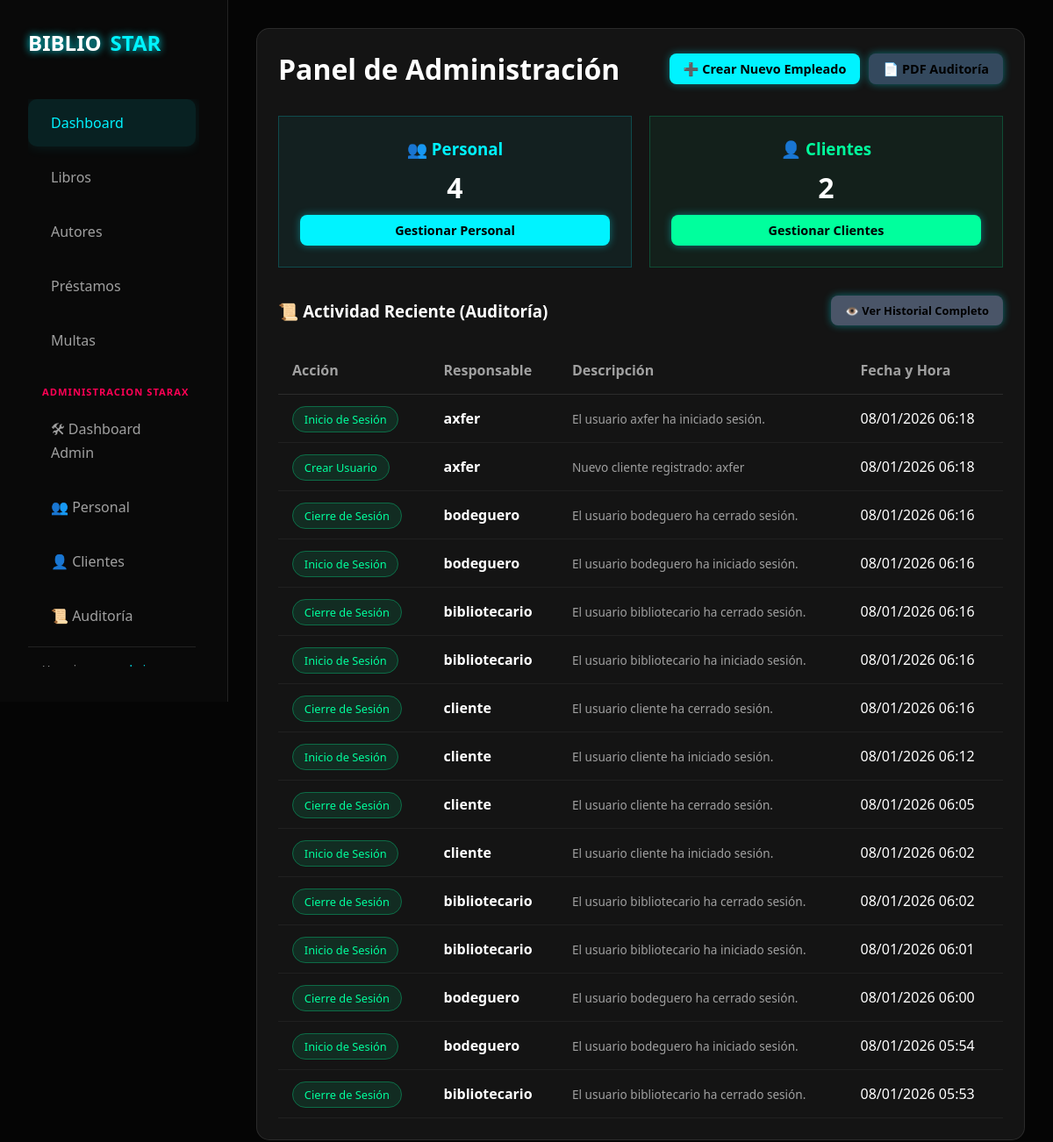
Screenshot of /admin_panel/ (signed in) with the database file from the repository.
### gestion/models.py (models this page shows, shortened)
class RegistroAuditoria(models.Model):
    ACCIONES = (
        ('crear_prestamo', 'Crear Préstamo'),
        ('finalizar_prestamo', 'Finalizar Préstamo'),
        ('renovar_prestamo', 'Renovar Préstamo'),
        ('pagar_multa', 'Pagar Multa'),
        ('crear_libro', 'Crear Libro'),
        ('crear_autor', 'Crear Autor'),
        ('crear_usuario', 'Crear Usuario'),
        ('inicio_sesion', 'Inicio de Sesión'),
        ('cierre_sesion', 'Cierre de Sesión'),
    )
    usuario = models.ForeignKey(settings.AUTH_USER_MODEL, on_delete=models.SET_NULL, null=True, related_name='acciones_realizadas')
    accion = models.CharField(max_length=50, choices=ACCIONES)
    descripcion = models.TextField()
    fecha_hora = models.DateTimeField(default=timezone.now)
    ip_address = models.GenericIPAddressField(null=True, blank=True)
    prestamo_id = models.IntegerField(null=True, blank=True)
    multa_id = models.IntegerField(null=True, blank=True)
    libro_id = models.IntegerField(null=True, blank=True)
    class Meta:
        ordering = ['-fecha_hora']

### gestion/views.py (the view)
# urls.py: path('admin_panel/', panel_administracion, name="panel_administracion"),
@user_passes_test(es_admin)
@login_required
def panel_administracion(request):
    audit_logs = RegistroAuditoria.objects.all().order_by('-fecha_hora')[:15]
    total_personal = User.objects.exclude(groups__name='Cliente').count()
    total_clientes = User.objects.filter(groups__name='Cliente').count()
    context = {
        'audit_logs': audit_logs,
        'total_personal': total_personal,
        'total_clientes': total_clientes,
    }
    return render(request, 'admin_panel.html', context)

### gestion/views.py (called while the page is built)
def es_admin(user):
    return user.is_superuser or user.groups.filter(name='Administrador').exists()

### gestion/templates/admin_panel.html
{% extends "index.html" %}
{% block contenido %}
<section class="recent-section">
    <div class="section-header">
        <h2>Panel de Administración</h2>
        <div style="display: flex; gap: 10px;">
            <a href="{% url 'crear_empleado' %}" class="btn-add">➕ Crear Nuevo Empleado</a>
            <a href="{% url 'reporte_auditoria_pdf' %}" class="btn-add" style="background: #34495e;">📄 PDF
                Auditoría</a>
        </div>
    </div>
    <div style="display: grid; grid-template-columns: repeat(auto-fit, minmax(200px, 1fr)); gap: 20px; margin: 2rem 0;">
        <div class="card"
            style="padding: 1.5rem; text-align: center; border: 1px solid rgba(0, 243, 255, 0.2); background: rgba(0, 243, 255, 0.05);">
            <h3 style="color: var(--neon-blue);">👥 Personal</h3>
            <p style="font-size: 2rem; font-weight: bold; margin: 10px 0;">{{ total_personal }}</p>
            <a href="{% url 'lista_personal' %}" class="btn-add" style="width: 100%; display: block;">Gestionar
                Personal</a>
        </div>
        <div class="card"
            style="padding: 1.5rem; text-align: center; border: 1px solid rgba(0, 255, 157, 0.2); background: rgba(0, 255, 157, 0.05);">
            <h3 style="color: var(--neon-green);">👤 Clientes</h3>
            <p style="font-size: 2rem; font-weight: bold; margin: 10px 0;">{{ total_clientes }}</p>
            <a href="{% url 'lista_clientes' %}" class="btn-add"
                style="width: 100%; display: block; background: var(--neon-green); color: #000;">Gestionar Clientes</a>
        </div>
    </div>
    <div style="display: grid; grid-template-columns: 1fr; gap: 20px; margin-top: 20px;">
        <div>
            <div class="section-header">
                <h3>📜 Actividad Reciente (Auditoría)</h3>
                <a href="{% url 'ver_logs' %}" class="btn-add" style="background: #4a5568; font-size: 0.8em;">👁️ Ver
                    Historial Completo</a>
            </div>
            <table>
                <thead>
                    <tr>
                        <th>Acción</th>
                        <th>Responsable</th>
                        <th>Descripción</th>
                        <th>Fecha y Hora</th>
                    </tr>
                </thead>
                <tbody>
                    {% for log in audit_logs %}
                    <tr>
                        <td><span class="status available">{{ log.get_accion_display }}</span></td>
                        <td><strong>{{ log.usuario.username|default:"Sistema / Eliminado" }}</strong></td>
                        <td style="font-size: 0.85em; color: #a0a0a0;">{{ log.descripcion }}</td>
                        <td>{{ log.fecha_hora|date:"d/m/Y H:i" }}</td>
                    </tr>
                    {% empty %}
                    <tr>
                        <td colspan="4" style="text-align: center;">No hay registros de auditoría.</td>
                    </tr>
                    {% endfor %}
                </tbody>
            </table>
        </div>
    </div>
</section>
{% endblock %}

### gestion/templates/index.html (style rules this page uses)
:root { --bg-color: #050505; --card-bg: rgba(30, 30, 30, 0.6); --text-color: #ffffff; --text-muted: #a0a0a0; --neon-blue: #00f3ff; --neon-red: #ff0055; --neon-green: #00ff9d; --glass-border: 1px solid rgba(255, 255, 255, 0.1); }
* { margin: 0; padding: 0; box-sizing: border-box; font-family: 'Segoe UI', Tahoma, Geneva, Verdana, sans-serif; }
body { background-color: var(--bg-color); color: var(--text-color); min-height: 100vh; display: flex; }
h2 { font-size: 2rem; font-weight: 600; }
.recent-section { background: var(--card-bg); border-radius: 15px; border: var(--glass-border); padding: 1.5rem; }
.section-header { display: flex; justify-content: space-between; align-items: center; margin-bottom: 1.5rem; }
.btn-add { background: var(--neon-blue); color: #000; padding: 0.5rem 1rem; border-radius: 8px; text-decoration: none; font-weight: bold; font-size: 0.9rem; box-shadow: 0 0 10px rgba(0, 243, 255, 0.4); transition: 0.3s; }
table { width: 100%; border-collapse: collapse; }
th { text-align: left; padding: 1rem; color: var(--text-muted); border-bottom: 1px solid rgba(255, 255, 255, 0.1); }
td { padding: 1rem; border-bottom: 1px solid rgba(255, 255, 255, 0.05); }
.status { padding: 0.3rem 0.8rem; border-radius: 20px; font-size: 0.8rem; font-weight: 500; }
.status.available { background: rgba(0, 255, 157, 0.1); color: var(--neon-green); border: 1px solid rgba(0, 255, 157, 0.3); }

### rows the page displays
RegistroAuditoria: accion "Inicio de Sesión", usuario.username "axfer", descripcion "El usuario axfer ha iniciado sesión.", fecha_hora "08/01/2026 06:18"
RegistroAuditoria: accion "Crear Usuario", usuario.username "axfer", descripcion "Nuevo cliente registrado: axfer", fecha_hora "08/01/2026 06:18"
RegistroAuditoria: accion "Cierre de Sesión", usuario.username "bodeguero", descripcion "El usuario bodeguero ha cerrado sesión.", fecha_hora "08/01/2026 06:16"
RegistroAuditoria: accion "Inicio de Sesión", usuario.username "bodeguero", descripcion "El usuario bodeguero ha iniciado sesión.", fecha_hora "08/01/2026 06:16"
RegistroAuditoria: accion "Cierre de Sesión", usuario.username "bibliotecario", descripcion "El usuario bibliotecario ha cerrado sesión.", fecha_hora "08/01/2026 06:16"
RegistroAuditoria: accion "Inicio de Sesión", usuario.username "bibliotecario", descripcion "El usuario bibliotecario ha iniciado sesión.", fecha_hora "08/01/2026 06:16"
RegistroAuditoria: accion "Cierre de Sesión", usuario.username "cliente", descripcion "El usuario cliente ha cerrado sesión.", fecha_hora "08/01/2026 06:16"
RegistroAuditoria: accion "Inicio de Sesión", usuario.username "cliente", descripcion "El usuario cliente ha iniciado sesión.", fecha_hora "08/01/2026 06:12"
RegistroAuditoria: accion "Cierre de Sesión", usuario.username "cliente", descripcion "El usuario cliente ha cerrado sesión.", fecha_hora "08/01/2026 06:05"
RegistroAuditoria: accion "Inicio de Sesión", usuario.username "cliente", descripcion "El usuario cliente ha iniciado sesión.", fecha_hora "08/01/2026 06:02"
RegistroAuditoria: accion "Cierre de Sesión", usuario.username "bibliotecario", descripcion "El usuario bibliotecario ha cerrado sesión.", fecha_hora "08/01/2026 06:02"
RegistroAuditoria: accion "Inicio de Sesión", usuario.username "bibliotecario", descripcion "El usuario bibliotecario ha iniciado sesión.", fecha_hora "08/01/2026 06:01"
RegistroAuditoria: accion "Cierre de Sesión", usuario.username "bodeguero", descripcion "El usuario bodeguero ha cerrado sesión.", fecha_hora "08/01/2026 06:00"
RegistroAuditoria: accion "Inicio de Sesión", usuario.username "bodeguero", descripcion "El usuario bodeguero ha iniciado sesión.", fecha_hora "08/01/2026 05:54"
RegistroAuditoria: accion "Cierre de Sesión", usuario.username "bibliotecario", descripcion "El usuario bibliotecario ha cerrado sesión.", fecha_hora "08/01/2026 05:53"

### other values shown
{{ total_personal }} "4"
{{ total_clientes }} "2"
